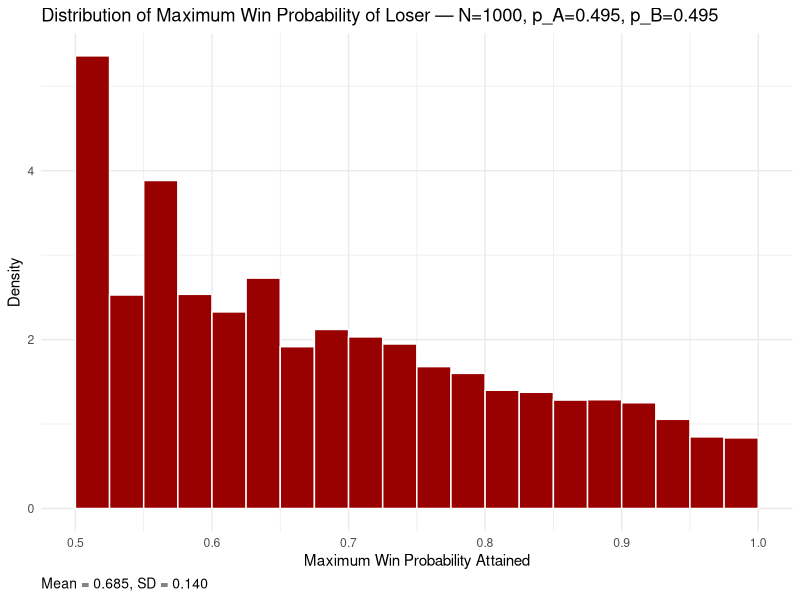
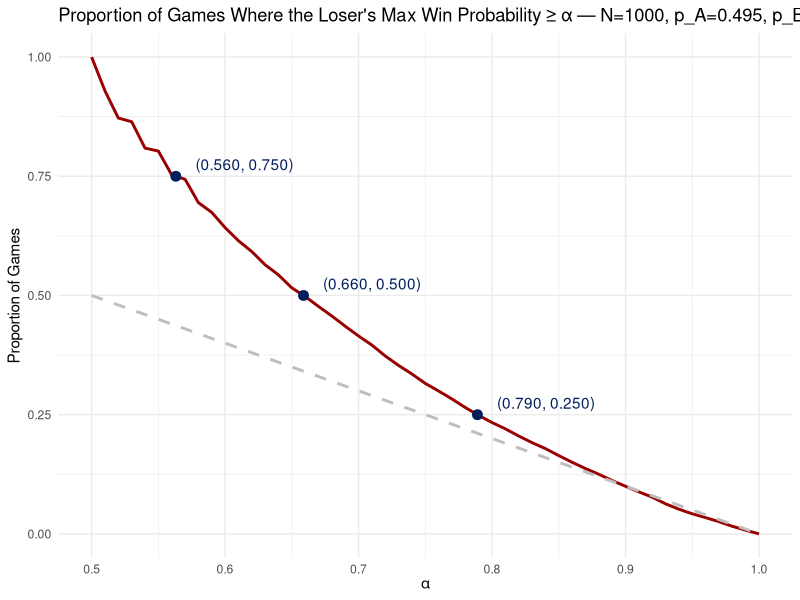
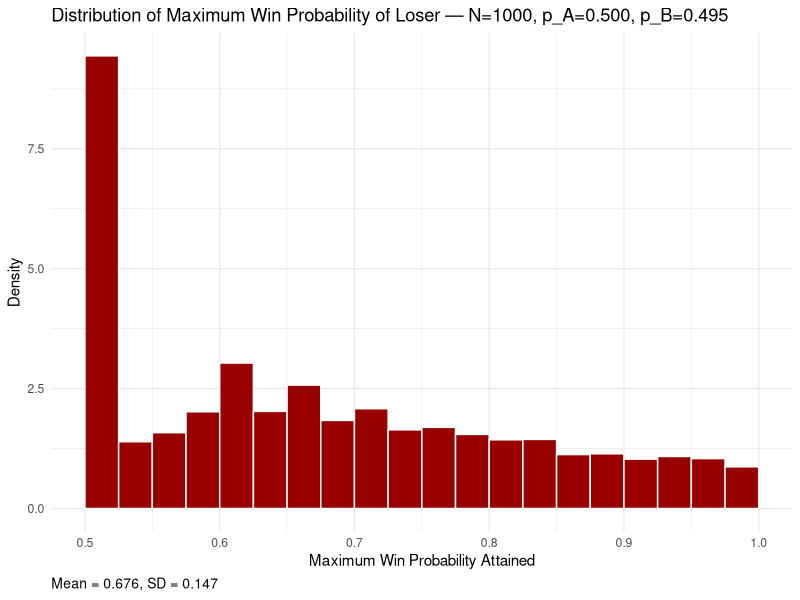
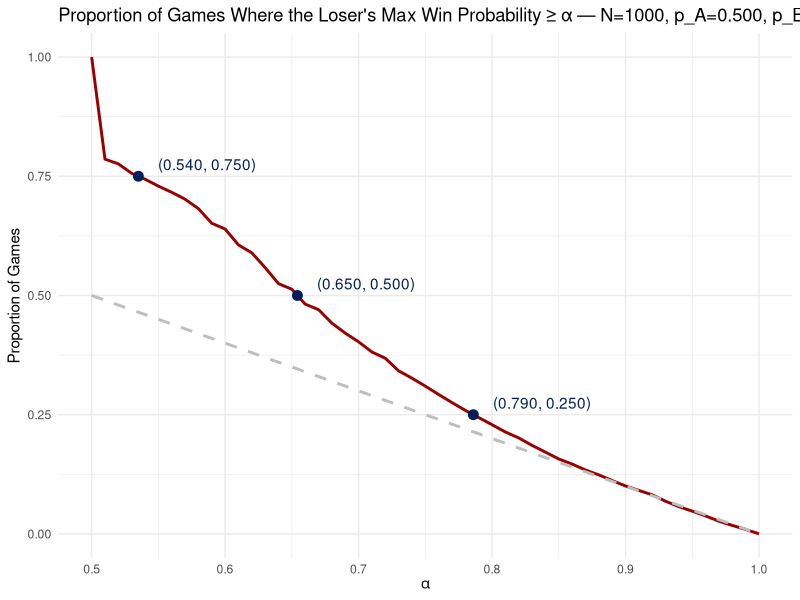
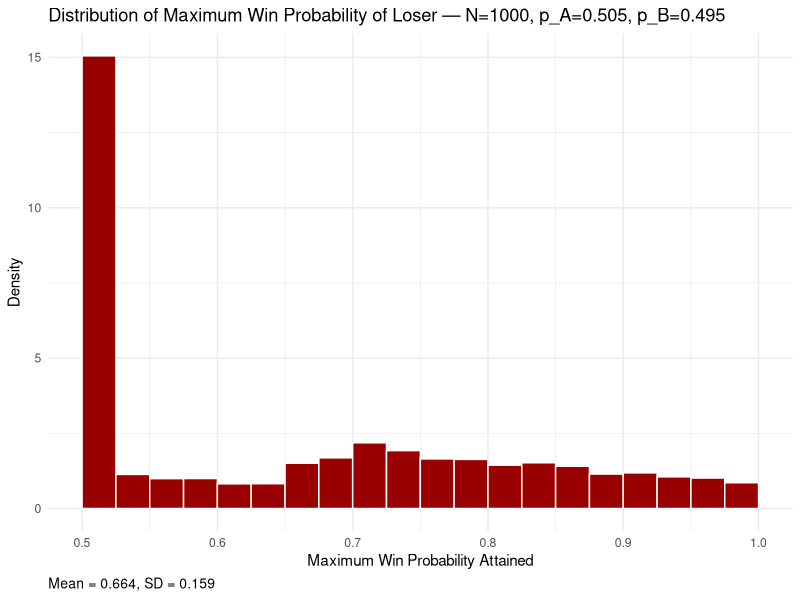
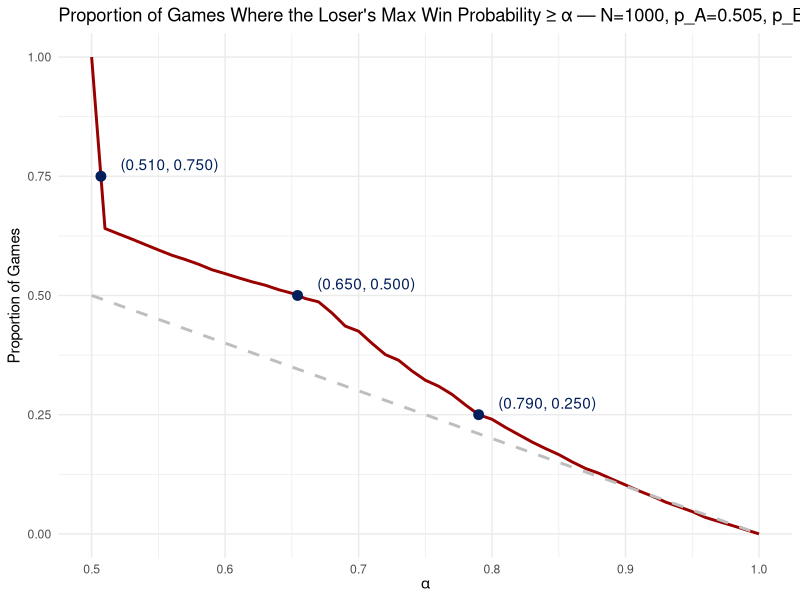
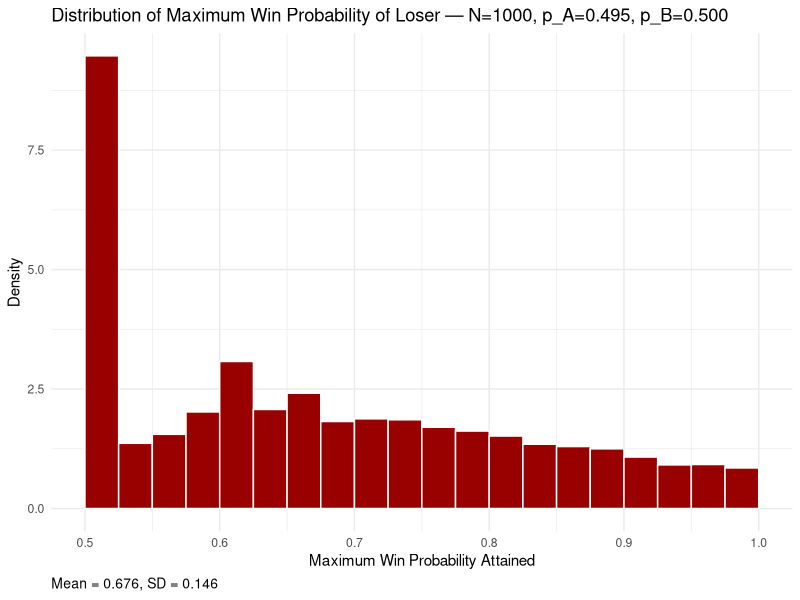
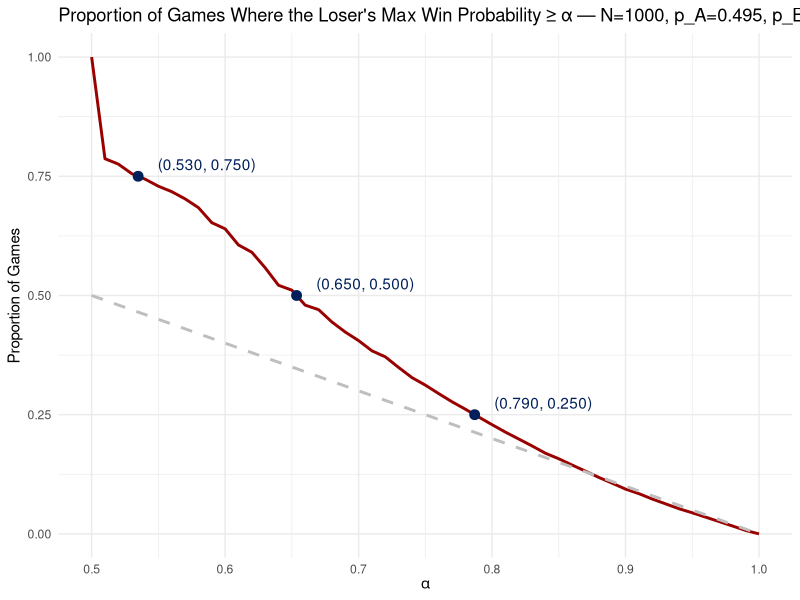

Generate these figures, in order, with R:
#################
### LIBRARIES ###
#################

library(ggplot2)
library(pbapply)
utils::globalVariables(c("..density..", "empirical", "alpha", "identity", "alpha_display", "empirical_display"))

##################
### PARAMETERS ###
##################

# Fixed possessions
N = 1000
n_sims = 10000

# Grids for p_A (columns) and p_B (rows)
pA_grid = c(0.495, 0.50, 0.505)
pB_grid = c(0.495, 0.50, 0.505)

# Output directory
out_dir = "figures"
dir.create(out_dir, recursive = TRUE, showWarnings = FALSE)

# Penn colors
PENN_RED  = "#990000"
PENN_BLUE = "#011f5b"

##################
### FUNCTIONS  ###
##################

# Brownian-limit WP for asymmetric case
win_prob_brownian_asym = function(t_index, d_t, N, pA, pB) {
  n_rem = N - t_index
  if (n_rem <= 0) {
    return(as.numeric(d_t > 0) + 0.5 * as.numeric(d_t == 0))
  }
  mu_step = pA - pB
  var_step = pA * (1 - pA) + pB * (1 - pB)
  mean_S = mu_step * n_rem
  var_S = var_step * n_rem
  if (var_S <= 0) {
    return(as.numeric(d_t + mean_S > 0) + 0.5 * as.numeric(d_t + mean_S == 0))
  }
  stats::pnorm((d_t + mean_S) / sqrt(var_S))
}

# Precompute WP table
precompute_win_probs_asym = function(N, pA, pB) {
  wp_table = array(NA_real_, dim = c(N + 1, 2 * N + 1))
  pb = utils::txtProgressBar(min = 0, max = N, style = 3)
  for (t in 0:N) {
    n_rem = N - t
    for (d in -n_rem:n_rem) {
      wp_table[t + 1, d + N + 1] = win_prob_brownian_asym(t, d, N, pA, pB)
    }
    if (t %% 20 == 0 || t == N) utils::setTxtProgressBar(pb, t)
  }
  close(pb)
  wp_table
}

# Single game simulation
sim_game_asym = function(N, pA, pB, wp_table = NULL) {
  scoresA = scoresB = numeric(N + 1)
  WPs_A = numeric(N + 1)
  a_scores = rbinom(N, 1, pA)
  b_scores = rbinom(N, 1, pB)
  WPs_A[1] = 0.5
  for (t in 1:N) {
    scoresA[t + 1] = scoresA[t] + a_scores[t]
    scoresB[t + 1] = scoresB[t] + b_scores[t]
    d_t = scoresA[t + 1] - scoresB[t + 1]
    if (!is.null(wp_table)) {
      idx = d_t + N + 1
      if (idx >= 1 && idx <= (2 * N + 1)) {
        WPs_A[t + 1] = wp_table[t + 1, idx]
      } else {
        WPs_A[t + 1] = win_prob_brownian_asym(t, d_t, N, pA, pB)
      }
    } else {
      WPs_A[t + 1] = win_prob_brownian_asym(t, d_t, N, pA, pB)
    }
  }
  final_diff = scoresA[N + 1] - scoresB[N + 1]
  if (final_diff == 0) final_diff = sample(c(-1, 1), 1)
  loser = ifelse(final_diff < 0, "A", "B")
  list(WPs_A = WPs_A, loser = loser)
}

# Many sims -> vector of M (loser max WPs)
simulate_max_wp_asym = function(n_sims, N, pA, pB) {
  wp_table = precompute_win_probs_asym(N, pA, pB)
  Mvals = numeric(n_sims)
  pb = utils::txtProgressBar(min = 0, max = n_sims, style = 3)
  for (j in seq_len(n_sims)) {
    game = sim_game_asym(N, pA, pB, wp_table)
    WP_loser = if (game$loser == "A") game$WPs_A else 1 - game$WPs_A
    Mvals[j] = max(WP_loser, na.rm = TRUE)
    if (j %% 10 == 0 || j == n_sims) utils::setTxtProgressBar(pb, j)
  }
  close(pb)
  Mvals
}

# Plot helpers
plot_histogram = function(M, N, pA, pB, out_path) {
  df = data.frame(M = M)
  mean_M = mean(df$M, na.rm = TRUE)
  sd_M = stats::sd(df$M, na.rm = TRUE)
  p_hist = ggplot(df, aes(M)) +
    geom_histogram(aes(y = ..density..), boundary = 0.5, closed = "left",
                   binwidth = 0.025, fill = PENN_RED, color = "white") +
    coord_cartesian(xlim = c(0.5, 1)) +
    labs(title = sprintf("Distribution of Maximum Win Probability of Loser — N=%d, p_A=%.3f, p_B=%.3f", N, pA, pB),
         x = "Maximum Win Probability Attained", y = "Density",
         caption = sprintf("Mean = %.3f, SD = %.3f", mean_M, sd_M)) +
    theme_minimal() +
    theme(plot.caption = element_text(hjust = 0, size = 10))
  ggsave(out_path, p_hist, width = 8, height = 4, dpi = 300)
}

plot_threshold = function(M, N, pA, pB, out_path) {
  alpha_values = seq(0.5, 1, by = 0.01)
  empirical_probs = sapply(alpha_values, function(a) mean(M >= a))
  plot_data = data.frame(alpha = alpha_values,
                         empirical = empirical_probs,
                         identity = 1 - alpha_values)

  # quartiles only
  target_probs = c(0.75, 0.5, 0.25)
  points = data.frame(
    empirical = target_probs,
    alpha = sapply(target_probs, function(p0) {
      idx = which(diff(sign(empirical_probs - p0)) != 0)[1]
      if (is.na(idx)) return(NA_real_)
      x1 = alpha_values[idx]; x2 = alpha_values[idx + 1]
      y1 = empirical_probs[idx] - p0; y2 = empirical_probs[idx + 1] - p0
      x1 - y1 * (x2 - x1) / (y2 - y1)
    })
  )
  points = points[!is.na(points$alpha), ]
  points$alpha_display = round(points$alpha, 2)
  points$empirical_display = round(points$empirical, 2)

  p_thr = ggplot(plot_data, aes(x = alpha)) +
    geom_line(aes(y = empirical), color = PENN_RED, size = 1) +
    geom_line(aes(y = identity), color = "gray", linetype = "dashed", size = 1) +
    geom_point(data = points, aes(x = alpha, y = empirical), color = PENN_BLUE, size = 3) +
    geom_text(data = points[points$alpha == 0.50,],
              aes(x = alpha, y = empirical, label = sprintf("(%.3f, %.3f)", alpha_display, empirical_display)),
              hjust = -0.2, color = PENN_BLUE) +
    geom_text(data = points[points$alpha != 0.50,],
              aes(x = alpha, y = empirical, label = sprintf("(%.3f, %.3f)", alpha_display, empirical_display)),
              hjust = -0.2, vjust = -0.5, color = PENN_BLUE) +
    xlim(0.5, 1) +
    labs(title = sprintf("Proportion of Games Where the Loser's Max Win Probability ≥ α — N=%d, p_A=%.3f, p_B=%.3f", N, pA, pB),
         x = expression(alpha), y = "Proportion of Games") +
    theme_minimal()
  ggsave(out_path, p_thr, width = 8, height = 4, dpi = 300)
}

##################
### EXECUTION  ###
##################

set.seed(20250926)

all_hist = data.frame()
all_thr = data.frame()

for (pB in pB_grid) {
  for (pA in pA_grid) {
    message(sprintf("Simulating N=%d, p_A=%.3f, p_B=%.3f", N, pA, pB))
    Mvals = simulate_max_wp_asym(n_sims, N, pA, pB)

    base = sprintf("%s/asym_N%d_pA%02d_pB%02d", out_dir, N, round(100 * pA), round(100 * pB))
    plot_histogram(Mvals, N, pA, pB, sprintf("%s_hist.png", base))
    plot_threshold(Mvals, N, pA, pB, sprintf("%s_threshold.png", base))

    # accumulate for grids
    all_hist = rbind(all_hist, data.frame(
      M = Mvals,
      pA = factor(sprintf("p_A = %.3f", pA), levels = sprintf("p_A = %.3f", pA_grid), ordered = TRUE),
      pB = factor(sprintf("p_B = %.3f", pB), levels = sprintf("p_B = %.3f", pB_grid), ordered = TRUE)
    ))

    alpha_values = seq(0.5, 1, by = 0.01)
    empirical_probs = sapply(alpha_values, function(a) mean(Mvals >= a))
    all_thr = rbind(all_thr, data.frame(
      alpha = alpha_values,
      empirical = empirical_probs,
      identity = 1 - alpha_values,
      pA = factor(sprintf("p_A = %.3f", pA), levels = sprintf("p_A = %.3f", pA_grid), ordered = TRUE),
      pB = factor(sprintf("p_B = %.3f", pB), levels = sprintf("p_B = %.3f", pB_grid), ordered = TRUE)
    ))
  }
}

# Grid exports: rows = p_B, cols = p_A
if (nrow(all_hist) > 0) {
  hist_grid = ggplot(all_hist, aes(M)) +
    geom_histogram(aes(y = ..density..), boundary = 0.5, closed = "left",
                   binwidth = 0.025, fill = PENN_RED, color = "white") +
    coord_cartesian(xlim = c(0.5, 1)) +
    labs(title = "Distribution of Maximum Win Probability of Loser",
         x = "Maximum Win Probability Attained", y = "Density") +
    theme_minimal() +
    facet_grid(rows = vars(pB), cols = vars(pA)) +
    theme(strip.text = element_text(size = 11), strip.background = ggplot2::element_blank())
  ggsave(file.path(out_dir, "asymmetric_hist_grid.png"), hist_grid, width = 12, height = 8, dpi = 300)
}

if (nrow(all_thr) > 0) {
  thr_grid = ggplot(all_thr, aes(x = alpha)) +
    geom_line(aes(y = empirical), color = PENN_RED, size = 0.9) +
    geom_line(aes(y = identity), color = "gray", linetype = "dashed", size = 0.9) +
    xlim(0.5, 1) +
    labs(title = "Proportion of Games Where the Loser's Max Win Probability ≥ α",
         x = expression(alpha), y = "Proportion of Games") +
    theme_minimal() +
    facet_grid(rows = vars(pB), cols = vars(pA)) +
    theme(strip.text = element_text(size = 11), strip.background = ggplot2::element_blank())

  # add quartile points per facet (0.75, 0.5, 0.25)
  quartiles = c(0.75, 0.5, 0.25)
  pts_list = lapply(split(all_thr, list(all_thr$pB, all_thr$pA), drop = TRUE), function(df) {
    if (nrow(df) == 0) return(NULL)
    alpha_values = df$alpha
    empirical = df$empirical
    out = lapply(quartiles, function(p0) {
      idx = which(diff(sign(empirical - p0)) != 0)[1]
      if (is.na(idx)) return(NULL)
      x1 = alpha_values[idx]; x2 = alpha_values[idx + 1]
      y1 = empirical[idx] - p0; y2 = empirical[idx + 1] - p0
      data.frame(alpha = x1 - y1 * (x2 - x1) / (y2 - y1), empirical = p0,
                 pB = df$pB[1], pA = df$pA[1])
    })
    do.call(rbind, out)
  })
  pts_df = do.call(rbind, pts_list)
  if (!is.null(pts_df) && nrow(pts_df) > 0) {
    thr_grid = thr_grid +
      geom_point(data = pts_df, aes(x = alpha, y = empirical), color = PENN_BLUE, size = 2) +
      geom_text(data = pts_df,
                aes(x = alpha, y = empirical,
                    label = sprintf("(%.2f, %.2f)", alpha, empirical)),
                hjust = -0.2, vjust = -0.5, color = PENN_BLUE, size = 3)
  }

  ggsave(file.path(out_dir, "asymmetric_threshold_grid.png"), thr_grid, width = 12, height = 8, dpi = 300)
}
